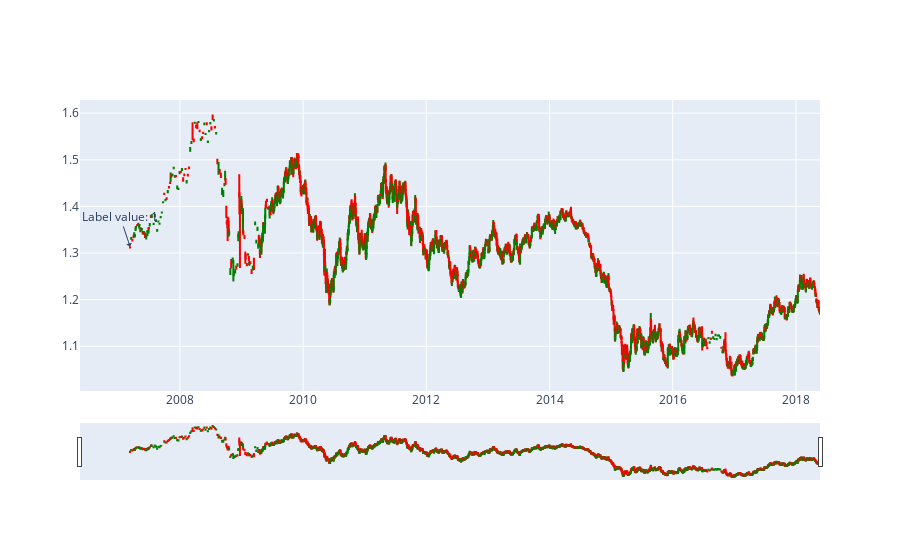

Write notebook code for a chart like this one.
### Code cell
# plot candlestick of train data
import plotly.graph_objects as go

label_index = 0 # replace 0 with the index of the label you want to display

fig = go.Figure(data=[go.Candlestick(x=train['Time'],
                open=train['Open'],
                high=train['High'],
                low=train['Low'],
                close=train['Close'],
                # add color parameter
                increasing=dict(line=dict(color='green')),
                decreasing=dict(line=dict(color='red')))])

# Add text annotation for label value
fig.add_annotation(x=train['Time'][label_index], y=train['High'][label_index],
                   text=f"Label value: {train['label'][label_index]}",
                   showarrow=True, arrowhead=1)

fig.show()

### Figure 1 — Plotly figure (JSON) as saved in the notebook; plotly's stock layout.template omitted (floating-point values rounded to 4 significant figures; data arrays with more than 128 entries replaced by an {"elided": "..."} marker saying what was removed)
{"data": [{"close": {"elided": "2849 float values"}, "decreasing": {"line": {"color": "red"}}, "high": {"elided": "2849 float values"}, "increasing": {"line": {"color": "green"}}, "low": {"elided": "2849 float values"}, "open": {"elided": "2849 float values"}, "type": "candlestick", "x": {"elided": "2849 str values"}}], "layout": {"annotations": [{"arrowhead": 1, "showarrow": true, "text": "Label value: 1", "x": "2007-03-11", "y": 1.314}]}}
